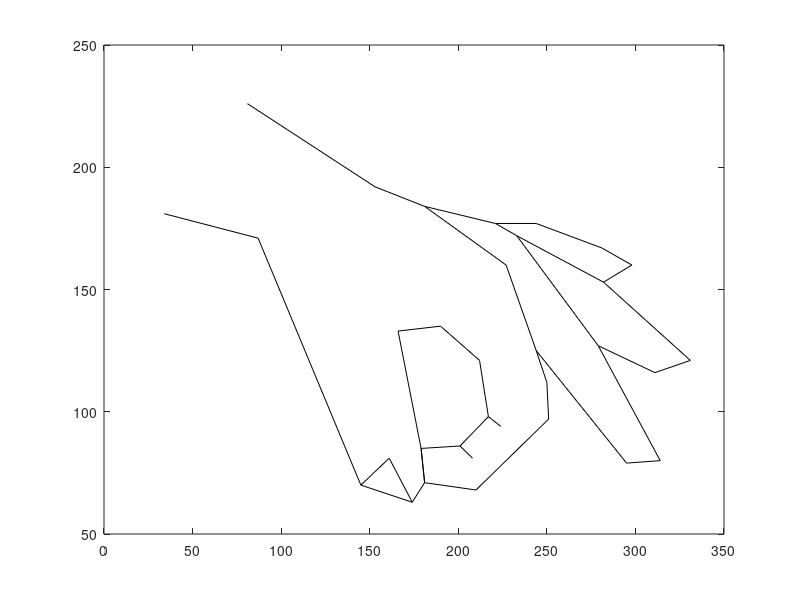

This figure's MATLAB source:
% CircleGameMatlab.m
% Graph of a hand doing a fucking circle

% Made by Tomás Candia Balmaceda
% Aerospace Engineering Student in Universidad de Concepción, Chile
% It's not a fancy code, they are only coordinates, but it works, so fuck it, I'm not a MATLAB PhD or a wizard
% Made for fun and to fuck up my friends
% Any comments, or compliments, job offers or your nudes, send them to tcandia@udec.cl or my instagram @tcbalmaceda, or my facebook page, I don't know, I expect nothing

% ANYWAY, HERE'S WONDERWALL
% HERE IS THE CODE, FEEL FREE TO USE IT AND BEAT YOUR PARTNERS, OR BEAT YOUR MEAT, IT'S UP TO YOU

x1=[81 153 181 227 244 250 251 210 181 179 201 217 212 190 166 179 181 174 145 87 34 ];
y1=[226 192 184 160 125 112 97 68 71 85 86 98 121 135 133 85 71 63 70 171 181 ];
x2=[145 161 174 ];
y2=[70 81 63 ];
x3=[201 208 ];
y3=[86 81 ];
x4=[217 224 ];
y4=[98 94 ];
x5=[244 295 314 279 233 221 181 ];
y5=[125 79 80 127 172 177 184 ];
x6=[279 311 331 282 233 ];
y6=[127 116 121 153 172 ];
x7=[282 298 281 244 221 ];
y7=[153 160 167 177 177 ];
plot(x1,y1,'k',x2,y2,'k',x3,y3,'k',x4,y4,'k',x5,y5,'k',x6,y6,'k',x7,y7,'k')
